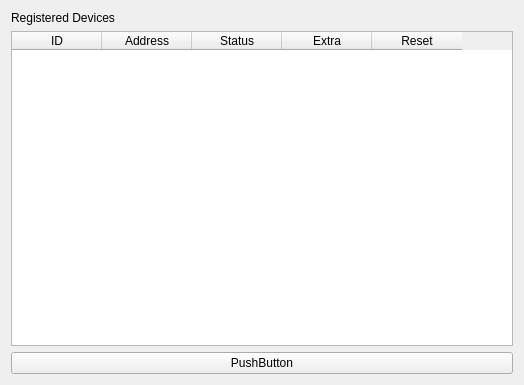
<?xml version="1.0" encoding="UTF-8"?>
<ui version="4.0">
 <class>MainWindow</class>
 <widget class="QMainWindow" name="MainWindow">
  <property name="geometry">
   <rect>
    <x>0</x>
    <y>0</y>
    <width>524</width>
    <height>385</height>
   </rect>
  </property>
  <property name="windowTitle">
   <string>MainWindow</string>
  </property>
  <widget class="QWidget" name="centralWidget">
   <layout class="QVBoxLayout" name="verticalLayout">
    <item>
     <widget class="QLabel" name="label">
      <property name="text">
       <string>Registered Devices</string>
      </property>
     </widget>
    </item>
    <item>
     <widget class="QTableWidget" name="tableWidget">
      <property name="alternatingRowColors">
       <bool>true</bool>
      </property>
      <property name="selectionBehavior">
       <enum>QAbstractItemView::SelectRows</enum>
      </property>
      <property name="wordWrap">
       <bool>false</bool>
      </property>
      <attribute name="horizontalHeaderDefaultSectionSize">
       <number>90</number>
      </attribute>
      <column>
       <property name="text">
        <string>ID</string>
       </property>
      </column>
      <column>
       <property name="text">
        <string>Address</string>
       </property>
      </column>
      <column>
       <property name="text">
        <string>Status</string>
       </property>
      </column>
      <column>
       <property name="text">
        <string>Extra</string>
       </property>
      </column>
      <column>
       <property name="text">
        <string>Reset</string>
       </property>
      </column>
     </widget>
    </item>
    <item>
     <widget class="QPushButton" name="pushButton">
      <property name="text">
       <string>PushButton</string>
      </property>
     </widget>
    </item>
   </layout>
  </widget>
 </widget>
 <layoutdefault spacing="6" margin="11"/>
 <resources/>
 <connections/>
</ui>
